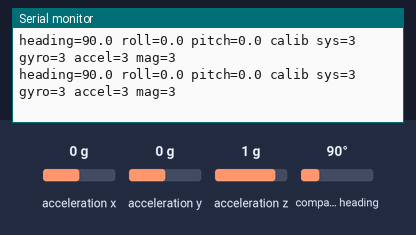
The sketch below on a simulated Seeed XIAO ESP32-C3. Shown: the last lines printed to the serial monitor. The inputs (shaded band) are chosen by the test bench; at power-on: acceleration x 0 g, acceleration y 0 g, acceleration z 1 g, compass heading 90°.

Above: at 6.2 s.
6.3 s: acceleration x set to -1.4 g
At 6.56 s:
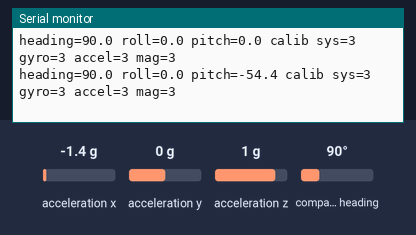
7.8 s: acceleration y set to -1.4 g
At 7.96 s:
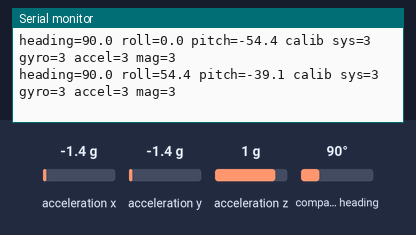
9.3 s: acceleration z set to -1.4 g
At 9.36 s:
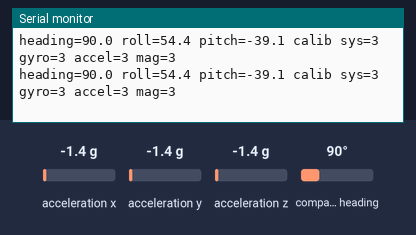
10.8 s: compass heading set to 7°
At 10.96 s:
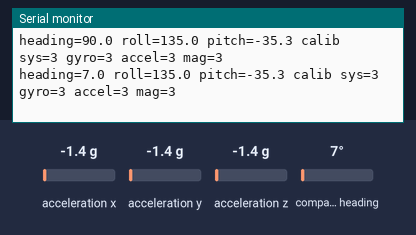
Timing chart, 0 to 13.3 s (numbered marks = the images above; inputs shaded):
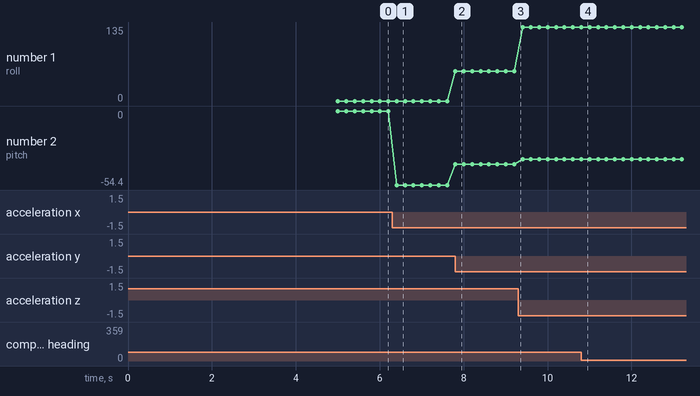

Measured:
- after the input at 6.3 s, the serial monitor: prints a new line after 0.10 s (image 1)
- after the input at 7.8 s, the serial monitor: prints a new line at once (image 2)
- after the input at 10.8 s, the serial monitor: prints a new line at once (image 4)
- plotted number 1: 0 → 54.4 after the input at 7.8 s, 54.4 → 135 after the input at 9.3 s
- plotted number 2: 0 → -54.4 after the input at 6.3 s, -54.4 → -39.1 after the input at 7.8 s, -39.1 → -35.3 after the input at 9.3 s

The sketch:

xiao_bno055_smoketest.ino
```cpp
#include <Wire.h>
#include <Adafruit_BNO055.h>
#include <Adafruit_Sensor.h>
#include <utility/imumaths.h>

namespace {
constexpr int kSdaPin = D4;
constexpr int kSclPin = D5;
constexpr uint32_t kBaudRate = 115200;
constexpr uint32_t kI2cClockHz = 100000;
constexpr uint32_t kPrintIntervalMs = 200;
constexpr uint32_t kStartupQuietMs = 4000;

Adafruit_BNO055 bno = Adafruit_BNO055(55, 0x28, &Wire);
uint32_t lastPrintMs = 0;

void printCalibration() {
  uint8_t system = 0;
  uint8_t gyro = 0;
  uint8_t accel = 0;
  uint8_t mag = 0;
  bno.getCalibration(&system, &gyro, &accel, &mag);

  Serial.print(" calib sys=");
  Serial.print(system);
  Serial.print(" gyro=");
  Serial.print(gyro);
  Serial.print(" accel=");
  Serial.print(accel);
  Serial.print(" mag=");
  Serial.print(mag);
}
}  // namespace

void setup() {
  Serial.begin(kBaudRate);
  const uint32_t bootStartMs = millis();
  while (!Serial && (millis() - bootStartMs) < 1500) {
    delay(10);
  }

  Serial.println();
  Serial.println("XIAO ESP32-C3 + BNO055 smoke test");
  Serial.print("Quiet startup window: ");
  Serial.print(kStartupQuietMs);
  Serial.println(" ms");
  delay(kStartupQuietMs);
  Serial.println("Starting I2C...");

  Wire.begin(kSdaPin, kSclPin);
  Wire.setClock(kI2cClockHz);

  Serial.println("Initializing BNO055...");
  if (!bno.begin()) {
    Serial.println("BNO055 not detected.");
    Serial.println("Check wiring, board power, and I2C pins.");
    while (true) {
      delay(1000);
    }
  }

  delay(1000);
  bno.setExtCrystalUse(true);

  Serial.println("BNO055 detected.");
  Serial.println("Move the sensor and watch heading/roll/pitch.");
}

void loop() {
  const uint32_t now = millis();
  if (now - lastPrintMs < kPrintIntervalMs) {
    return;
  }
  lastPrintMs = now;

  imu::Vector<3> euler = bno.getVector(Adafruit_BNO055::VECTOR_EULER);

  Serial.print("heading=");
  Serial.print(euler.x(), 1);
  Serial.print(" roll=");
  Serial.print(euler.z(), 1);
  Serial.print(" pitch=");
  Serial.print(euler.y(), 1);
  printCalibration();
  Serial.println();
}
```
